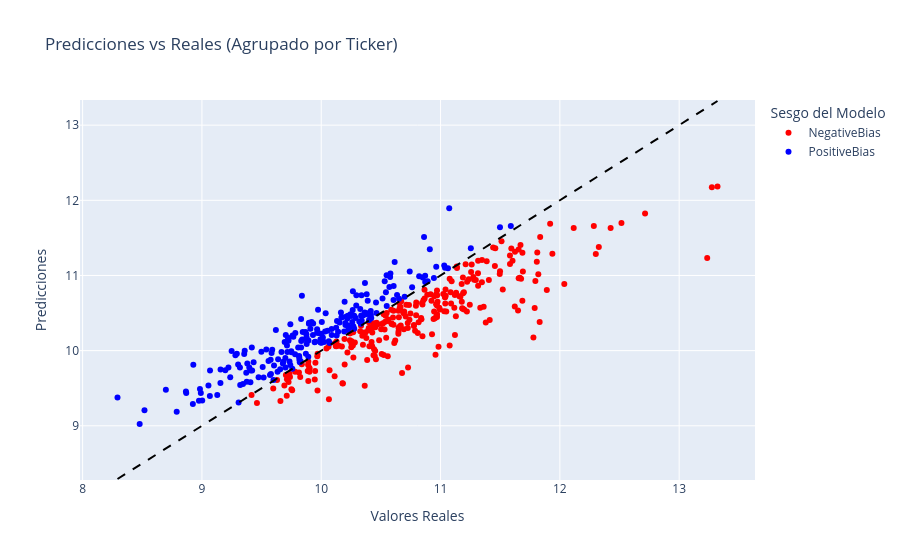

The notebook cell this image was saved under:
### Markdown cell above
Se generan 2 clusters segun las predicciones:
* Positive_Bias: si los residuos son mayores o iguales a cero.
* Negative_Bias: si los residuos son menores a cero.

### Code cell
# Se dividen los datos para predecir el valor de la última fecha disponible para cada ticker en el conjunto de test
X_train, X_test, y_train, y_test = split_ultimo(df, label=label, cols_excluded=predictores_a_eliminar)

# Predicciones en el conjunto de test
y_pred = pipe.predict(X_test)

# Recuperar el ticker usando el indice de y_test
tickers_test = df.loc[y_test.index, 'Ticker']

# Se calculan los residuos y el Cluster: PositiveBias / NegativeBias según el signo de los residuos
resultados_agrupados = procesar_resultados_prediccion(
    y_test=y_test, 
    y_pred=y_pred, 
    tickers=tickers_test
)

# Visualizar los resultados de la predicción
visualizar_resultados_predicciones(resultados_agrupados)

### Figure 1 — Plotly figure (JSON) as saved in the notebook; plotly's stock layout.template omitted (floating-point values rounded to 4 significant figures; data arrays with more than 128 entries replaced by an {"elided": "..."} marker saying what was removed)
{"data": [{"hovertemplate": "<b>%{hovertext}</b><br><br>Sesgo del Modelo=NegativeBias<br>Valores Reales=%{x}<br>Predicciones=%{y}<extra></extra>", "hovertext": {"elided": "270 str values"}, "legendgroup": "NegativeBias", "marker": {"color": "red", "symbol": "circle"}, "mode": "markers", "name": "NegativeBias", "orientation": "v", "showlegend": true, "type": "scatter", "x": {"elided": "270 float values"}, "xaxis": "x", "y": {"elided": "270 float values"}, "yaxis": "y"}, {"hovertemplate": "<b>%{hovertext}</b><br><br>Sesgo del Modelo=PositiveBias<br>Valores Reales=%{x}<br>Predicciones=%{y}<extra></extra>", "hovertext": {"elided": "211 str values"}, "legendgroup": "PositiveBias", "marker": {"color": "blue", "symbol": "circle"}, "mode": "markers", "name": "PositiveBias", "orientation": "v", "showlegend": true, "type": "scatter", "x": {"elided": "211 float values"}, "xaxis": "x", "y": {"elided": "211 float values"}, "yaxis": "y"}], "layout": {"legend": {"title": {"text": "Sesgo del Modelo"}, "tracegroupgap": 0}, "shapes": [{"line": {"color": "black", "dash": "dash", "width": 2}, "type": "line", "x0": 8.292, "x1": 13.32, "y0": 8.292, "y1": 13.32}], "title": {"text": "Predicciones vs Reales (Agrupado por Ticker)"}, "xaxis": {"anchor": "y", "domain": [0, 1], "title": {"text": "Valores Reales"}}, "yaxis": {"anchor": "x", "domain": [0, 1], "title": {"text": "Predicciones"}}}}
